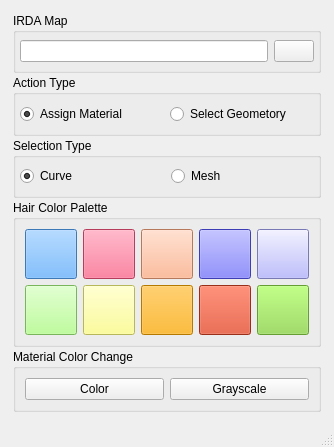
<?xml version="1.0" encoding="UTF-8"?>
<ui version="4.0">
 <class>MainWindow</class>
 <widget class="QMainWindow" name="MainWindow">
  <property name="geometry">
   <rect>
    <x>0</x>
    <y>0</y>
    <width>334</width>
    <height>447</height>
   </rect>
  </property>
  <property name="windowTitle">
   <string>MainWindow</string>
  </property>
  <widget class="QWidget" name="centralwidget">
   <layout class="QGridLayout" name="gridLayout_2">
    <item row="0" column="0">
     <widget class="QWidget" name="widget" native="true">
      <layout class="QVBoxLayout" name="verticalLayout">
       <property name="spacing">
        <number>2</number>
       </property>
       <property name="leftMargin">
        <number>4</number>
       </property>
       <property name="topMargin">
        <number>4</number>
       </property>
       <property name="rightMargin">
        <number>4</number>
       </property>
       <property name="bottomMargin">
        <number>4</number>
       </property>
       <item>
        <widget class="QGroupBox" name="groupBox">
         <property name="title">
          <string>IRDA Map</string>
         </property>
         <layout class="QHBoxLayout" name="horizontalLayout_5">
          <property name="leftMargin">
           <number>4</number>
          </property>
          <property name="topMargin">
           <number>4</number>
          </property>
          <property name="rightMargin">
           <number>4</number>
          </property>
          <property name="bottomMargin">
           <number>4</number>
          </property>
          <item>
           <widget class="QLineEdit" name="irdaTextureLineEdit"/>
          </item>
          <item>
           <widget class="QPushButton" name="irdaMapDialogPushButton">
            <property name="text">
             <string/>
            </property>
           </widget>
          </item>
         </layout>
        </widget>
       </item>
       <item>
        <widget class="QGroupBox" name="groupBox_2">
         <property name="title">
          <string>Action Type</string>
         </property>
         <layout class="QHBoxLayout" name="horizontalLayout">
          <property name="leftMargin">
           <number>4</number>
          </property>
          <property name="topMargin">
           <number>4</number>
          </property>
          <property name="rightMargin">
           <number>4</number>
          </property>
          <property name="bottomMargin">
           <number>4</number>
          </property>
          <item>
           <widget class="QRadioButton" name="assignMaterialRadioButton">
            <property name="text">
             <string>Assign Material</string>
            </property>
            <property name="checked">
             <bool>true</bool>
            </property>
           </widget>
          </item>
          <item>
           <widget class="QRadioButton" name="selectGeometoryRadioButton">
            <property name="text">
             <string>Select Geometory</string>
            </property>
           </widget>
          </item>
         </layout>
        </widget>
       </item>
       <item>
        <widget class="QGroupBox" name="groupBox_3">
         <property name="title">
          <string>Selection Type</string>
         </property>
         <layout class="QHBoxLayout" name="horizontalLayout_7">
          <property name="spacing">
           <number>7</number>
          </property>
          <property name="leftMargin">
           <number>4</number>
          </property>
          <property name="topMargin">
           <number>4</number>
          </property>
          <property name="rightMargin">
           <number>4</number>
          </property>
          <property name="bottomMargin">
           <number>4</number>
          </property>
          <item>
           <widget class="QRadioButton" name="curveRadioButton">
            <property name="text">
             <string>Curve</string>
            </property>
            <property name="checked">
             <bool>true</bool>
            </property>
           </widget>
          </item>
          <item>
           <widget class="QRadioButton" name="meshRadioButton">
            <property name="text">
             <string>Mesh</string>
            </property>
           </widget>
          </item>
         </layout>
        </widget>
       </item>
       <item>
        <widget class="QGroupBox" name="groupBox_5">
         <property name="title">
          <string>Hair Color Palette</string>
         </property>
         <layout class="QVBoxLayout" name="verticalLayout_2">
          <item>
           <layout class="QHBoxLayout" name="horizontalLayout_2">
            <item>
             <widget class="QPushButton" name="colorButtonA">
              <property name="minimumSize">
               <size>
                <width>50</width>
                <height>50</height>
               </size>
              </property>
              <property name="styleSheet">
               <string notr="true">background-color: rgb(85, 170, 255);</string>
              </property>
              <property name="text">
               <string/>
              </property>
             </widget>
            </item>
            <item>
             <widget class="QPushButton" name="colorButtonB">
              <property name="minimumSize">
               <size>
                <width>50</width>
                <height>50</height>
               </size>
              </property>
              <property name="styleSheet">
               <string notr="true">background-color: rgb(255, 85, 127);</string>
              </property>
              <property name="text">
               <string/>
              </property>
             </widget>
            </item>
            <item>
             <widget class="QPushButton" name="colorButtonC">
              <property name="minimumSize">
               <size>
                <width>50</width>
                <height>50</height>
               </size>
              </property>
              <property name="styleSheet">
               <string notr="true">background-color: rgb(255, 170, 127);</string>
              </property>
              <property name="text">
               <string/>
              </property>
             </widget>
            </item>
            <item>
             <widget class="QPushButton" name="colorButtonD">
              <property name="minimumSize">
               <size>
                <width>50</width>
                <height>50</height>
               </size>
              </property>
              <property name="styleSheet">
               <string notr="true">background-color: rgb(85, 85, 255);</string>
              </property>
              <property name="text">
               <string/>
              </property>
             </widget>
            </item>
            <item>
             <widget class="QPushButton" name="colorButtonE">
              <property name="minimumSize">
               <size>
                <width>50</width>
                <height>50</height>
               </size>
              </property>
              <property name="styleSheet">
               <string notr="true">background-color: rgb(170, 170, 255);</string>
              </property>
              <property name="text">
               <string/>
              </property>
             </widget>
            </item>
           </layout>
          </item>
          <item>
           <layout class="QHBoxLayout" name="horizontalLayout_3">
            <item>
             <widget class="QPushButton" name="colorButtonF">
              <property name="minimumSize">
               <size>
                <width>50</width>
                <height>50</height>
               </size>
              </property>
              <property name="styleSheet">
               <string notr="true">background-color: rgb(170, 255, 127);</string>
              </property>
              <property name="text">
               <string/>
              </property>
             </widget>
            </item>
            <item>
             <widget class="QPushButton" name="colorButtonG">
              <property name="minimumSize">
               <size>
                <width>50</width>
                <height>50</height>
               </size>
              </property>
              <property name="styleSheet">
               <string notr="true">background-color: rgb(255, 255, 127);</string>
              </property>
              <property name="text">
               <string/>
              </property>
             </widget>
            </item>
            <item>
             <widget class="QPushButton" name="colorButtonH">
              <property name="minimumSize">
               <size>
                <width>50</width>
                <height>50</height>
               </size>
              </property>
              <property name="styleSheet">
               <string notr="true">background-color: rgb(255, 170, 0);</string>
              </property>
              <property name="text">
               <string/>
              </property>
             </widget>
            </item>
            <item>
             <widget class="QPushButton" name="colorButtonI">
              <property name="minimumSize">
               <size>
                <width>50</width>
                <height>50</height>
               </size>
              </property>
              <property name="styleSheet">
               <string notr="true">background-color: rgb(214, 65, 35);</string>
              </property>
              <property name="text">
               <string/>
              </property>
             </widget>
            </item>
            <item>
             <widget class="QPushButton" name="colorButtonJ">
              <property name="minimumSize">
               <size>
                <width>50</width>
                <height>50</height>
               </size>
              </property>
              <property name="styleSheet">
               <string notr="true">background-color: rgb(144, 221, 72);</string>
              </property>
              <property name="text">
               <string/>
              </property>
             </widget>
            </item>
           </layout>
          </item>
         </layout>
        </widget>
       </item>
       <item>
        <widget class="QGroupBox" name="groupBox_4">
         <property name="title">
          <string>Material Color Change</string>
         </property>
         <layout class="QHBoxLayout" name="horizontalLayout_6">
          <item>
           <widget class="QPushButton" name="colorChangePushButton">
            <property name="text">
             <string>Color</string>
            </property>
           </widget>
          </item>
          <item>
           <widget class="QPushButton" name="grayScalePushButton">
            <property name="text">
             <string>Grayscale</string>
            </property>
           </widget>
          </item>
         </layout>
        </widget>
       </item>
      </layout>
     </widget>
    </item>
   </layout>
  </widget>
  <widget class="QMenuBar" name="menubar">
   <property name="geometry">
    <rect>
     <x>0</x>
     <y>0</y>
     <width>334</width>
     <height>26</height>
    </rect>
   </property>
  </widget>
  <widget class="QStatusBar" name="statusbar"/>
 </widget>
 <resources/>
 <connections/>
</ui>
